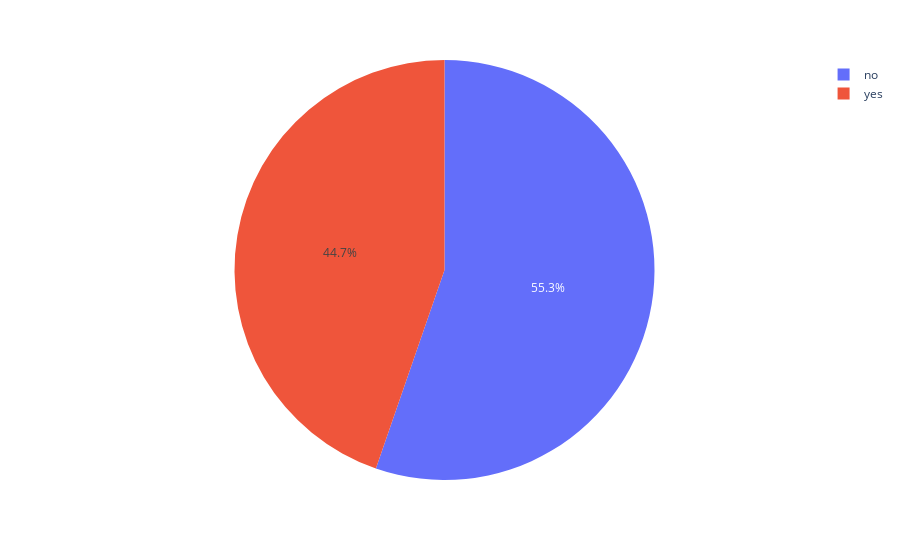

Here is the notebook cell this chart was saved with:
### Code cell
fig = px.pie(df_delay, 'delay')
fig.show()

### Figure 1 — Plotly figure (JSON) as saved in the notebook; plotly's stock layout.template omitted (floating-point values rounded to 4 significant figures; data arrays with more than 128 entries replaced by an {"elided": "..."} marker saying what was removed)
{"data": [{"domain": {"x": [0, 1], "y": [0, 1]}, "hovertemplate": "delay=%{label}<extra></extra>", "labels": {"elided": "21310 str values"}, "legendgroup": "", "name": "", "showlegend": true, "type": "pie"}], "layout": {"legend": {"tracegroupgap": 0}, "margin": {"t": 60}}}
